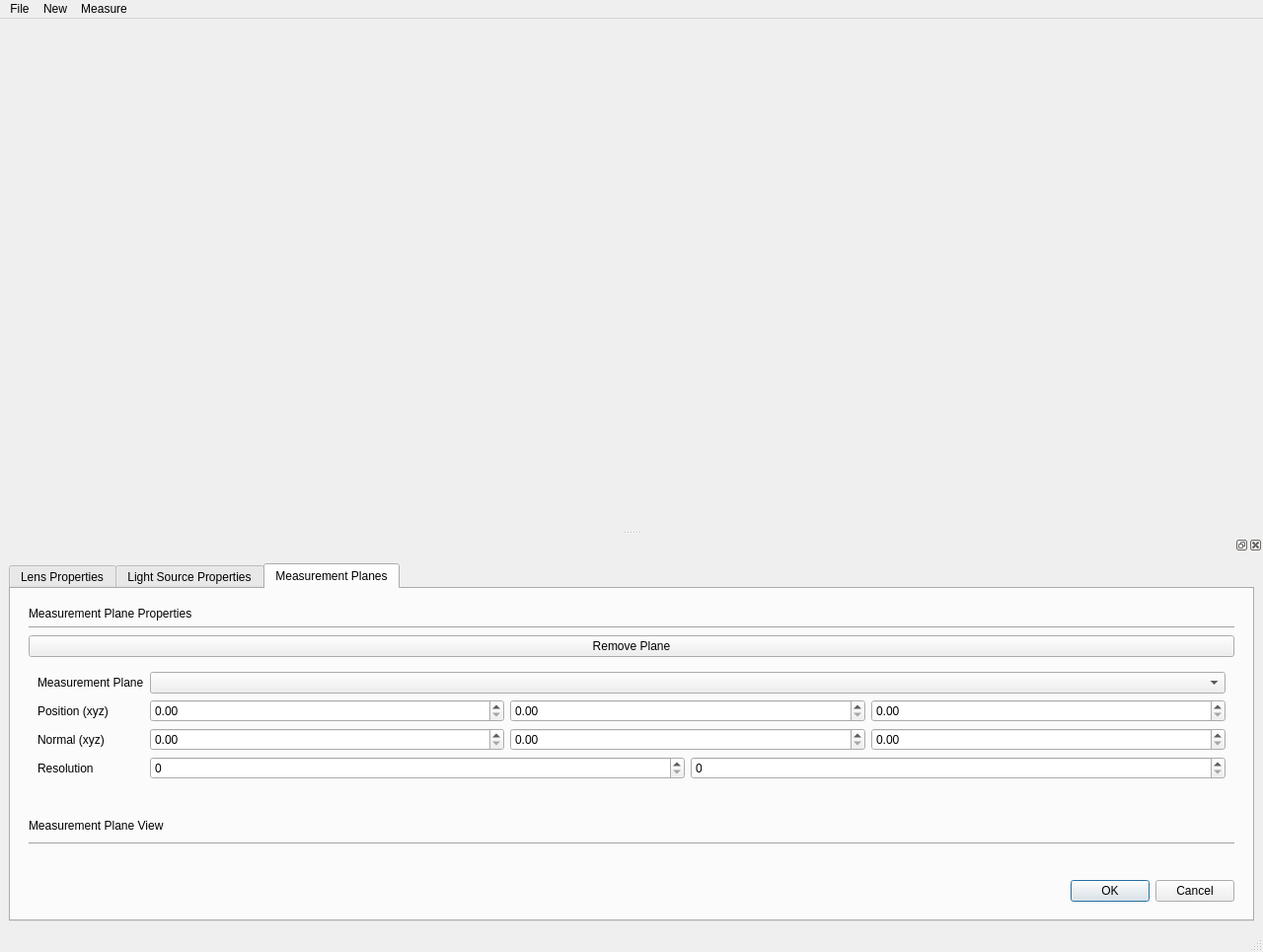
<?xml version="1.0" encoding="UTF-8"?>
<ui version="4.0">
 <class>MainWindow</class>
 <widget class="QMainWindow" name="MainWindow">
  <property name="geometry">
   <rect>
    <x>0</x>
    <y>0</y>
    <width>1280</width>
    <height>965</height>
   </rect>
  </property>
  <property name="windowTitle">
   <string>OpticsSimulator</string>
  </property>
  <widget class="QWidget" name="centralwidget">
   <layout class="QVBoxLayout" name="verticalLayout">
    <item>
     <widget class="QWidget" name="openGLWidget" native="true"/>
    </item>
   </layout>
  </widget>
  <widget class="QMenuBar" name="menubar">
   <property name="geometry">
    <rect>
     <x>0</x>
     <y>0</y>
     <width>1280</width>
     <height>33</height>
    </rect>
   </property>
   <widget class="QMenu" name="menuFile">
    <property name="title">
     <string>File</string>
    </property>
    <addaction name="actionOpen"/>
    <addaction name="actionSave_As"/>
   </widget>
   <widget class="QMenu" name="menuNew">
    <property name="title">
     <string>New</string>
    </property>
    <addaction name="actionOptical_Element"/>
   </widget>
   <widget class="QMenu" name="menuMeasure">
    <property name="title">
     <string>Measure</string>
    </property>
    <addaction name="actionMeasurement_Plane"/>
   </widget>
   <addaction name="menuFile"/>
   <addaction name="menuNew"/>
   <addaction name="menuMeasure"/>
  </widget>
  <widget class="QStatusBar" name="statusbar"/>
  <widget class="QDockWidget" name="dockWidget">
   <attribute name="dockWidgetArea">
    <number>8</number>
   </attribute>
   <widget class="QWidget" name="dockWidgetContents">
    <layout class="QVBoxLayout" name="verticalLayout_2">
     <item>
      <widget class="QTabWidget" name="tabWidget">
       <property name="currentIndex">
        <number>2</number>
       </property>
       <widget class="QWidget" name="tab">
        <attribute name="title">
         <string>Lens Properties</string>
        </attribute>
        <layout class="QVBoxLayout" name="verticalLayout_6">
         <item>
          <widget class="QWidget" name="widget" native="true">
           <layout class="QVBoxLayout" name="verticalLayout_3">
            <item>
             <widget class="QLabel" name="label">
              <property name="sizePolicy">
               <sizepolicy hsizetype="Preferred" vsizetype="Fixed">
                <horstretch>0</horstretch>
                <verstretch>0</verstretch>
               </sizepolicy>
              </property>
              <property name="text">
               <string>Lens Properties</string>
              </property>
             </widget>
            </item>
            <item>
             <widget class="Line" name="line">
              <property name="orientation">
               <enum>Qt::Orientation::Horizontal</enum>
              </property>
             </widget>
            </item>
            <item>
             <widget class="QPushButton" name="removeElementButton">
              <property name="text">
               <string>Remove Element</string>
              </property>
             </widget>
            </item>
            <item>
             <widget class="QWidget" name="widget_7" native="true">
              <layout class="QFormLayout" name="formLayout">
               <item row="1" column="0">
                <widget class="QLabel" name="label_6">
                 <property name="text">
                  <string>Lens</string>
                 </property>
                </widget>
               </item>
               <item row="1" column="1">
                <widget class="QComboBox" name="lensSelector"/>
               </item>
               <item row="4" column="0">
                <widget class="QLabel" name="label_2">
                 <property name="text">
                  <string>Refractive Index</string>
                 </property>
                </widget>
               </item>
               <item row="4" column="1">
                <widget class="QDoubleSpinBox" name="refractiveIndexSpin"/>
               </item>
               <item row="5" column="0">
                <widget class="QLabel" name="label_3">
                 <property name="text">
                  <string>Aperture Radius</string>
                 </property>
                </widget>
               </item>
               <item row="6" column="0">
                <widget class="QLabel" name="label_4">
                 <property name="text">
                  <string>Surface 1</string>
                 </property>
                </widget>
               </item>
               <item row="6" column="1">
                <widget class="QLineEdit" name="surface1Edit"/>
               </item>
               <item row="7" column="0">
                <widget class="QLabel" name="label_5">
                 <property name="text">
                  <string>Surface 2</string>
                 </property>
                </widget>
               </item>
               <item row="7" column="1">
                <widget class="QLineEdit" name="surface2Edit"/>
               </item>
               <item row="2" column="0">
                <widget class="QLabel" name="label_17">
                 <property name="text">
                  <string>Position</string>
                 </property>
                </widget>
               </item>
               <item row="3" column="0">
                <widget class="QLabel" name="label_18">
                 <property name="text">
                  <string>Normal</string>
                 </property>
                </widget>
               </item>
               <item row="2" column="1">
                <widget class="QWidget" name="widget_8" native="true">
                 <layout class="QHBoxLayout" name="horizontalLayout_4">
                  <property name="leftMargin">
                   <number>0</number>
                  </property>
                  <property name="topMargin">
                   <number>0</number>
                  </property>
                  <property name="rightMargin">
                   <number>0</number>
                  </property>
                  <property name="bottomMargin">
                   <number>0</number>
                  </property>
                  <item>
                   <widget class="QDoubleSpinBox" name="elementPosXSpin"/>
                  </item>
                  <item>
                   <widget class="QDoubleSpinBox" name="elementPosYSpin"/>
                  </item>
                  <item>
                   <widget class="QDoubleSpinBox" name="elementPosZSpin"/>
                  </item>
                 </layout>
                </widget>
               </item>
               <item row="3" column="1">
                <widget class="QWidget" name="widget_10" native="true">
                 <layout class="QHBoxLayout" name="horizontalLayout_5">
                  <property name="leftMargin">
                   <number>0</number>
                  </property>
                  <property name="topMargin">
                   <number>0</number>
                  </property>
                  <property name="rightMargin">
                   <number>0</number>
                  </property>
                  <property name="bottomMargin">
                   <number>0</number>
                  </property>
                  <item>
                   <widget class="QDoubleSpinBox" name="elementNormalXSpin"/>
                  </item>
                  <item>
                   <widget class="QDoubleSpinBox" name="elementNormalYSpin"/>
                  </item>
                  <item>
                   <widget class="QDoubleSpinBox" name="elementNormalZSpin"/>
                  </item>
                 </layout>
                </widget>
               </item>
               <item row="5" column="1">
                <widget class="QDoubleSpinBox" name="apertureRadiusSpin"/>
               </item>
              </layout>
             </widget>
            </item>
            <item>
             <widget class="QDialogButtonBox" name="lensButtonBox">
              <property name="standardButtons">
               <set>QDialogButtonBox::StandardButton::Cancel|QDialogButtonBox::StandardButton::Ok</set>
              </property>
             </widget>
            </item>
           </layout>
          </widget>
         </item>
        </layout>
       </widget>
       <widget class="QWidget" name="tab_2">
        <attribute name="title">
         <string>Light Source Properties</string>
        </attribute>
        <layout class="QVBoxLayout" name="verticalLayout_8">
         <item>
          <widget class="QWidget" name="widget_11" native="true">
           <layout class="QVBoxLayout" name="verticalLayout_4">
            <item>
             <widget class="QLabel" name="label_7">
              <property name="sizePolicy">
               <sizepolicy hsizetype="Preferred" vsizetype="Fixed">
                <horstretch>0</horstretch>
                <verstretch>0</verstretch>
               </sizepolicy>
              </property>
              <property name="text">
               <string>Light Source Properties</string>
              </property>
             </widget>
            </item>
            <item>
             <widget class="Line" name="line_3">
              <property name="orientation">
               <enum>Qt::Orientation::Horizontal</enum>
              </property>
             </widget>
            </item>
            <item>
             <widget class="QWidget" name="widget_2" native="true">
              <layout class="QFormLayout" name="formLayout_2">
               <item row="0" column="0">
                <widget class="QLabel" name="label_8">
                 <property name="text">
                  <string>Source Type</string>
                 </property>
                </widget>
               </item>
               <item row="0" column="1">
                <widget class="QComboBox" name="sourceTypeCombo">
                 <item>
                  <property name="text">
                   <string>Single Point</string>
                  </property>
                 </item>
                 <item>
                  <property name="text">
                   <string>Point Array</string>
                  </property>
                 </item>
                </widget>
               </item>
               <item row="1" column="0">
                <widget class="QLabel" name="label_12">
                 <property name="text">
                  <string>Light Cone Angle</string>
                 </property>
                </widget>
               </item>
               <item row="1" column="1">
                <widget class="QDoubleSpinBox" name="coneAngleSpin">
                 <property name="maximum">
                  <double>360.000000000000000</double>
                 </property>
                 <property name="value">
                  <double>360.000000000000000</double>
                 </property>
                </widget>
               </item>
               <item row="2" column="0">
                <widget class="QLabel" name="label_9">
                 <property name="text">
                  <string>Source Power</string>
                 </property>
                </widget>
               </item>
               <item row="2" column="1">
                <widget class="QDoubleSpinBox" name="sourcePowerSpin"/>
               </item>
               <item row="3" column="0">
                <widget class="QLabel" name="label_10">
                 <property name="text">
                  <string>Rays per Point</string>
                 </property>
                </widget>
               </item>
               <item row="3" column="1">
                <widget class="QSpinBox" name="numRaysSpin"/>
               </item>
               <item row="4" column="0">
                <widget class="QLabel" name="label_11">
                 <property name="text">
                  <string>Position (xyz)</string>
                 </property>
                </widget>
               </item>
               <item row="4" column="1">
                <widget class="QWidget" name="widget_3" native="true">
                 <layout class="QHBoxLayout" name="horizontalLayout">
                  <property name="leftMargin">
                   <number>0</number>
                  </property>
                  <property name="topMargin">
                   <number>0</number>
                  </property>
                  <property name="rightMargin">
                   <number>0</number>
                  </property>
                  <property name="bottomMargin">
                   <number>0</number>
                  </property>
                  <item>
                   <widget class="QDoubleSpinBox" name="sourceX"/>
                  </item>
                  <item>
                   <widget class="QDoubleSpinBox" name="sourceY"/>
                  </item>
                  <item>
                   <widget class="QDoubleSpinBox" name="sourceZ"/>
                  </item>
                 </layout>
                </widget>
               </item>
              </layout>
             </widget>
            </item>
            <item>
             <widget class="QDialogButtonBox" name="sourceButtonBox">
              <property name="standardButtons">
               <set>QDialogButtonBox::StandardButton::Cancel|QDialogButtonBox::StandardButton::Ok</set>
              </property>
             </widget>
            </item>
           </layout>
          </widget>
         </item>
        </layout>
       </widget>
       <widget class="QWidget" name="tab_3">
        <attribute name="title">
         <string>Measurement Planes</string>
        </attribute>
        <layout class="QVBoxLayout" name="verticalLayout_7">
         <item>
          <widget class="QWidget" name="widget_12" native="true">
           <layout class="QVBoxLayout" name="verticalLayout_5">
            <item>
             <widget class="QLabel" name="label_13">
              <property name="sizePolicy">
               <sizepolicy hsizetype="Preferred" vsizetype="Fixed">
                <horstretch>0</horstretch>
                <verstretch>0</verstretch>
               </sizepolicy>
              </property>
              <property name="text">
               <string>Measurement Plane Properties</string>
              </property>
             </widget>
            </item>
            <item>
             <widget class="Line" name="line_5">
              <property name="orientation">
               <enum>Qt::Orientation::Horizontal</enum>
              </property>
             </widget>
            </item>
            <item>
             <widget class="QPushButton" name="removePlaneButton">
              <property name="text">
               <string>Remove Plane</string>
              </property>
             </widget>
            </item>
            <item>
             <widget class="QWidget" name="widget_4" native="true">
              <layout class="QFormLayout" name="formLayout_3">
               <item row="0" column="0">
                <widget class="QLabel" name="label_14">
                 <property name="text">
                  <string>Measurement Plane</string>
                 </property>
                </widget>
               </item>
               <item row="0" column="1">
                <widget class="QComboBox" name="planeSelectorCombo"/>
               </item>
               <item row="1" column="0">
                <widget class="QLabel" name="label_15">
                 <property name="text">
                  <string>Position (xyz)</string>
                 </property>
                </widget>
               </item>
               <item row="1" column="1">
                <widget class="QWidget" name="widget_5" native="true">
                 <layout class="QHBoxLayout" name="horizontalLayout_2">
                  <property name="leftMargin">
                   <number>0</number>
                  </property>
                  <property name="topMargin">
                   <number>0</number>
                  </property>
                  <property name="rightMargin">
                   <number>0</number>
                  </property>
                  <property name="bottomMargin">
                   <number>0</number>
                  </property>
                  <item>
                   <widget class="QDoubleSpinBox" name="planePosXSpin"/>
                  </item>
                  <item>
                   <widget class="QDoubleSpinBox" name="planePosYSpin"/>
                  </item>
                  <item>
                   <widget class="QDoubleSpinBox" name="planePosZSpin"/>
                  </item>
                 </layout>
                </widget>
               </item>
               <item row="2" column="0">
                <widget class="QLabel" name="label_16">
                 <property name="text">
                  <string>Normal (xyz)</string>
                 </property>
                </widget>
               </item>
               <item row="2" column="1">
                <widget class="QWidget" name="widget_6" native="true">
                 <layout class="QHBoxLayout" name="horizontalLayout_3">
                  <property name="leftMargin">
                   <number>0</number>
                  </property>
                  <property name="topMargin">
                   <number>0</number>
                  </property>
                  <property name="rightMargin">
                   <number>0</number>
                  </property>
                  <property name="bottomMargin">
                   <number>0</number>
                  </property>
                  <item>
                   <widget class="QDoubleSpinBox" name="planeNormalXSpin"/>
                  </item>
                  <item>
                   <widget class="QDoubleSpinBox" name="planeNormalYSpin"/>
                  </item>
                  <item>
                   <widget class="QDoubleSpinBox" name="planeNormalZSpin"/>
                  </item>
                 </layout>
                </widget>
               </item>
               <item row="3" column="0">
                <widget class="QLabel" name="label_19">
                 <property name="text">
                  <string>Resolution</string>
                 </property>
                </widget>
               </item>
               <item row="3" column="1">
                <widget class="QWidget" name="widget_9" native="true">
                 <layout class="QHBoxLayout" name="horizontalLayout_6">
                  <property name="leftMargin">
                   <number>0</number>
                  </property>
                  <property name="topMargin">
                   <number>0</number>
                  </property>
                  <property name="rightMargin">
                   <number>0</number>
                  </property>
                  <property name="bottomMargin">
                   <number>0</number>
                  </property>
                  <item>
                   <widget class="QSpinBox" name="planeResUSpin"/>
                  </item>
                  <item>
                   <widget class="QSpinBox" name="planeResVSpin"/>
                  </item>
                 </layout>
                </widget>
               </item>
              </layout>
             </widget>
            </item>
            <item>
             <spacer name="horizontalSpacer">
              <property name="orientation">
               <enum>Qt::Orientation::Horizontal</enum>
              </property>
              <property name="sizeHint" stdset="0">
               <size>
                <width>40</width>
                <height>20</height>
               </size>
              </property>
             </spacer>
            </item>
            <item>
             <widget class="QLabel" name="label_20">
              <property name="text">
               <string>Measurement Plane View</string>
              </property>
             </widget>
            </item>
            <item>
             <widget class="Line" name="line_2">
              <property name="orientation">
               <enum>Qt::Orientation::Horizontal</enum>
              </property>
             </widget>
            </item>
            <item>
             <widget class="QWidget" name="planeView" native="true"/>
            </item>
            <item>
             <widget class="QDialogButtonBox" name="planeButtonBox">
              <property name="standardButtons">
               <set>QDialogButtonBox::StandardButton::Cancel|QDialogButtonBox::StandardButton::Ok</set>
              </property>
             </widget>
            </item>
           </layout>
          </widget>
         </item>
        </layout>
       </widget>
      </widget>
     </item>
    </layout>
   </widget>
  </widget>
  <action name="actionOpen">
   <property name="text">
    <string>Open</string>
   </property>
  </action>
  <action name="actionOptical_Element">
   <property name="text">
    <string>Optical Element</string>
   </property>
  </action>
  <action name="actionSave_As">
   <property name="text">
    <string>Save As</string>
   </property>
  </action>
  <action name="actionMeasurement_Plane">
   <property name="text">
    <string>Measurement Plane</string>
   </property>
  </action>
 </widget>
 <resources/>
 <connections/>
</ui>
